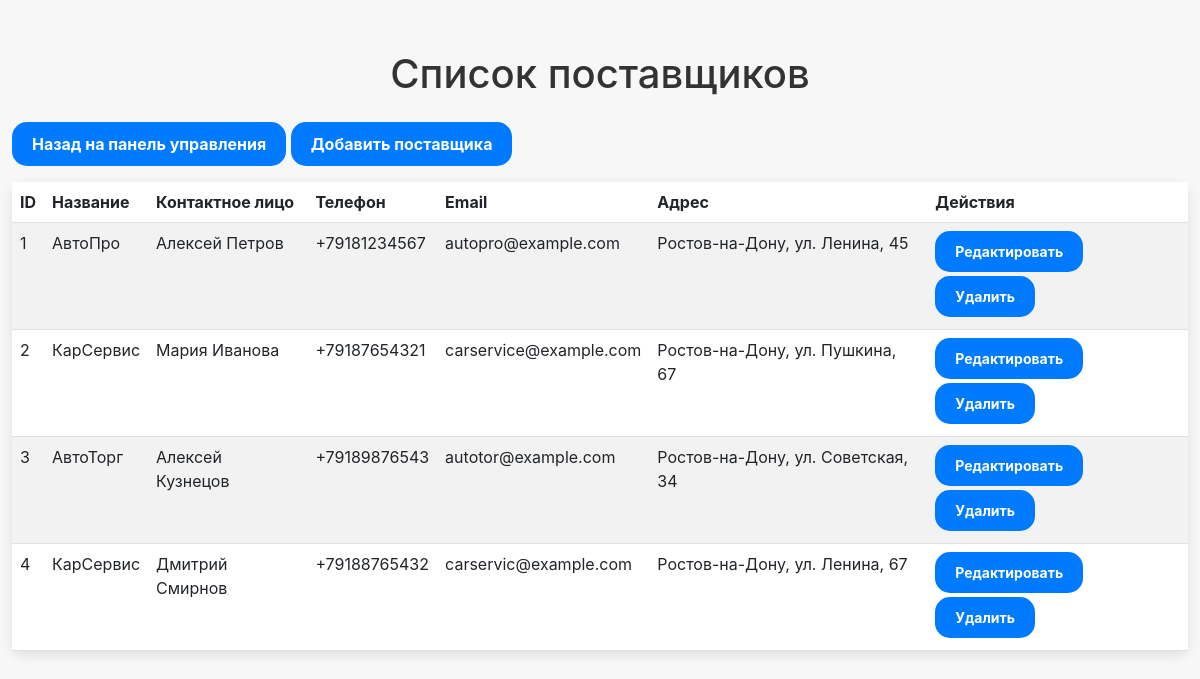
Page /view_suppliers (signed in) on the committed database.
### models.py (models this page shows)
class Supplier(db.Model):
    __tablename__ = 'suppliers'
    supplier_id = db.Column(db.Integer, primary_key=True)
    name = db.Column(db.String(100), nullable=False)
    contact_person = db.Column(db.String(50))
    phone_number = db.Column(db.String(20))
    email = db.Column(db.String(120), unique=True, nullable=False)
    address = db.Column(db.String(150))

### suppliers.py (the view)
    @app.route('/view_suppliers')
    def view_suppliers():
        if 'user_id' not in session:
            flash('Пожалуйста, войдите для доступа к этой странице.', 'warning')
            return redirect(url_for('login'))
        suppliers = Supplier.query.all()
        return render_template('view_suppliers.html', suppliers=suppliers)

### app.py (called while the page is built)
@app.before_request
def before_request():
    app.logger.debug(f"Запрос: {request.method} {request.url}")

@app.after_request
def after_request(response):
    app.logger.debug(f"Ответ: {response.status}")
    return response

### templates/view_suppliers.html (shortened to what this page needs)
<!DOCTYPE html>
<html lang="ru">
<head>
    <link rel="stylesheet" href="https://cdnjs.cloudflare.com/ajax/libs/bootstrap/5.3.0-alpha1/css/bootstrap.min.css">
    <link rel="stylesheet" href="https://cdnjs.cloudflare.com/ajax/libs/font-awesome/6.0.0-beta3/css/all.min.css">
</head>
<body>
<div class="container">
    <h1 class="text-center mb-4">Список поставщиков</h1>
    <a href="{{ url_for('dashboard') }}" class="btn btn-primary mb-3">Назад на панель управления</a>
    <a href="{{ url_for('add_supplier') }}" class="btn btn-success mb-3">Добавить поставщика</a>
    <table class="table table-striped">
        <thead>
            <tr>
                <th>ID</th>
                <th>Название</th>
                <th>Контактное лицо</th>
                <th>Телефон</th>
                <th>Email</th>
                <th>Адрес</th>
                <th>Действия</th>
            </tr>
        </thead>
        <tbody>
            {% for supplier in suppliers %}
            <tr>
                <td>{{ supplier.supplier_id }}</td>
                <td>{{ supplier.name }}</td>
                <td>{{ supplier.contact_person }}</td>
                <td>{{ supplier.phone_number }}</td>
                <td>{{ supplier.email }}</td>
                <td>{{ supplier.address }}</td>
                <td>
                    <a href="{{ url_for('edit_supplier', supplier_id=supplier.supplier_id) }}" class="btn btn-primary btn-sm mb-1">Редактировать</a>
                    <form action="{{ url_for('delete_supplier', supplier_id=supplier.supplier_id) }}" method="post" style="display:inline;">
                        <button type="submit" class="btn btn-danger btn-sm mb-1">Удалить</button>
                    </form>
                </td>
            </tr>
            {% endfor %}
        </tbody>
    </table>
</div>
</body>
</html>

### templates/view_suppliers.html (style rules this page uses)
body { background-color: #f7f7f7; font-family: -apple-system, BlinkMacSystemFont, "San Francisco", "Helvetica Neue", sans-serif; color: #333; }
.container { margin-top: 50px; max-width: 1200px; }
.table { background-color: #fff; border-radius: 10px; box-shadow: 0 4px 12px rgba(0, 0, 0, 0.1); }
.btn { border-radius: 15px; padding: 10px 20px; background-color: #007aff; border: none; color: #fff; font-weight: bold; }

### rows in the picture
Supplier: supplier_id "1", name "АвтоПро", contact_person "Алексей Петров", phone_number "+79181234567", email "autopro@example.com", address "Ростов-на-Дону, ул. Ленина, 45"
Supplier: supplier_id "2", name "КарСервис", contact_person "Мария Иванова", phone_number "+79187654321", email "carservice@example.com", address "Ростов-на-Дону, ул. Пушкина, 67"
Supplier: supplier_id "3", name "АвтоТорг", contact_person "Алексей Кузнецов", phone_number "+79189876543", email "autotor@example.com", address "Ростов-на-Дону, ул. Советская, 34"
Supplier: supplier_id "4", name "КарСервис", contact_person "Дмитрий Смирнов", phone_number "+79188765432", email "carservic@example.com", address "Ростов-на-Дону, ул. Ленина, 67"
